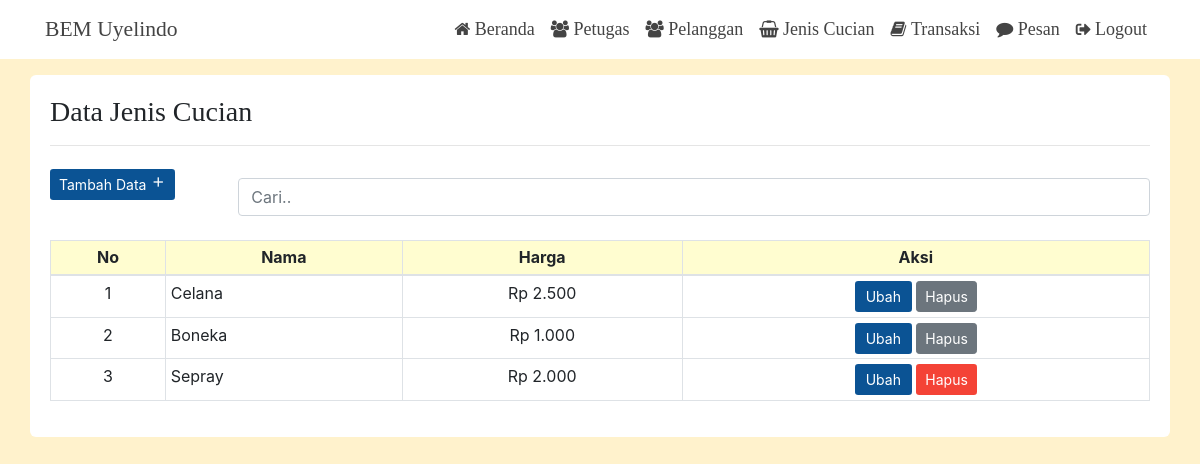
The page /petugas/jeniscucian.php?pesan=berhasilinput (signed in) on the database its author committed.
### tables this page shows
CREATE TABLE `jeniscucian` (
  `idjeniscucian` int(11) NOT NULL,
  `nama` text NOT NULL,
  `harga` int(11) NOT NULL
);

### getdata.php (called while the page is built, shortened)
<?php
function rupiah($angka)
{
    $hasil_rupiah = "Rp " . number_format($angka, 0, ',', '.');
    return $hasil_rupiah;
}

### petugas/jeniscucian.php (the view, shortened to what this page needs)
<!DOCTYPE html>
<html lang="en">
<head>
    <?php include "../cdn.php"; ?>
</head>
<body>
    <?php include "../navbar/navbarpetugas.php"; ?>
    <div class="container jeniscucian">
        <h3 class="focus-in-contract">Data Jenis Cucian</h3>
        <hr>
        <div class="row">
            <div class="col-sm-2"><a class="btn btn-sm tambahjeniscucian" href="#" data-toggle="modal" data-target="#myModalinsert">Tambah Data&nbsp;<i class="material-icons" style="font-size:16px">&#xe145;</i></a></div>
            <div class="col-sm-10 mt-3"><input class="form-control" id="myInput" type="text" placeholder="Cari.."></div>
        </div>
        <br>
        <?php
        $data = mysqli_query($konektor, "SELECT * FROM jeniscucian");
        if (mysqli_num_rows($data) > 0) { ?>
            <div class="table-responsive">
                <table class="table table-bordered table-hover table-sm bg-white" id="myTable">
                    <thead>
                        <tr style="text-align: center; background-color:#FFFDD0;">
                            <th>No</th>
                            <th>Nama</th>
                            <th>Harga</th>
                            <th>Aksi</th>
                        </tr>
                    </thead>
                    <tbody>
                        <?php
                        $no = 1;
                        $data = mysqli_query($konektor, "select * from jeniscucian");
                        while ($d = mysqli_fetch_array($data)) {
                        ?>
                            <tr>
                                <td align="center"><?php echo $no++; ?></td>
                                <td><?php echo $d['nama']; ?></td>
                                <td align="center"><?php echo rupiah($d['harga']); ?></td>
                                <td align="center">
                                    <a class="btn ubahjeniscucian btn-sm" href="#" data-toggle="modal" data-target="#myModalupdate<?php echo $d['idjeniscucian'] ?>">Ubah</a>
                                    <?php
                                    $idjeniscucian = $d['idjeniscucian'];
                                    $dataj = mysqli_query($konektor, "SELECT * FROM detailtransaksi where idjeniscucian like '$idjeniscucian'");
                                    if (!mysqli_num_rows($dataj) > 0) { ?>
                                        <a class="btn hapusjeniscucian btn-sm" href="../delete/deletejeniscucian.php?idjeniscucian=<?php echo $d['idjeniscucian'] ?>" onclick="return confirm('yakin ingin menghapus data ini?')">Hapus</a>
                                    <?php } else { ?>
                                        <a class="btn btn-secondary btn-sm">Hapus</a>
                                    <?php } ?>
                                </td>
                            </tr>
                        <?php } ?>
                    </tbody>
                </table>
            </div>
        <?php } else {
            echo "<div class='alert alert-info text-center'><i style='font-size:17px' class='fa'>&#xf05a;</i> Belum Ada Data Jenis Cucian Yang Tersedia</div>";
        ?>
        <?php } ?>
    </div>
</body>
</html>

### theme/temapetugas.php (style rules this page uses)
.focus-in-contract { -webkit-animation: focus-in-contract 0.7s cubic-bezier(0.250, 0.460, 0.450, 0.940) both; animation: focus-in-contract 0.7s cubic-bezier(0.250, 0.460, 0.450, 0.940) both; }
body { height: 100vh; }
h3 { font-family: 'Times New Roman', Times, serif; }
.jeniscucian { background-color: white; margin-top: 75px; border-radius: 6px; padding: 20px; }
.tambahjeniscucian { margin-top: 7px; background-color: #0b5394; color: white; }
.ubahjeniscucian { background-color: #0b5394; color: white; width: 57px; }
.hapusjeniscucian { background-color: #f44336; color: white; }

### petugas/jeniscucian.php (style rules this page uses)
body { background-color: #fff2cc; }

### rows shown on the page
jeniscucian: nama "Celana", harga "Rp 2.500", shows "Hapus"
jeniscucian: nama "Boneka", harga "Rp 1.000", shows "Hapus"
jeniscucian: nama "Sepray", harga "Rp 2.000"
